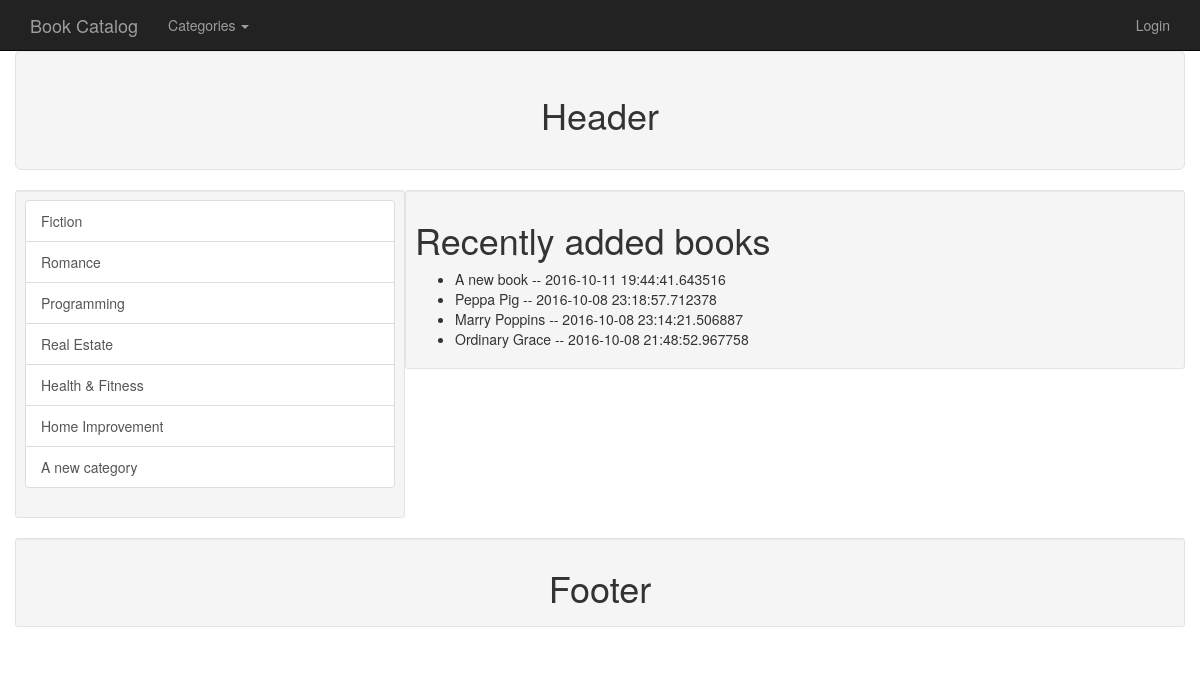
Before: /books with the older database file.
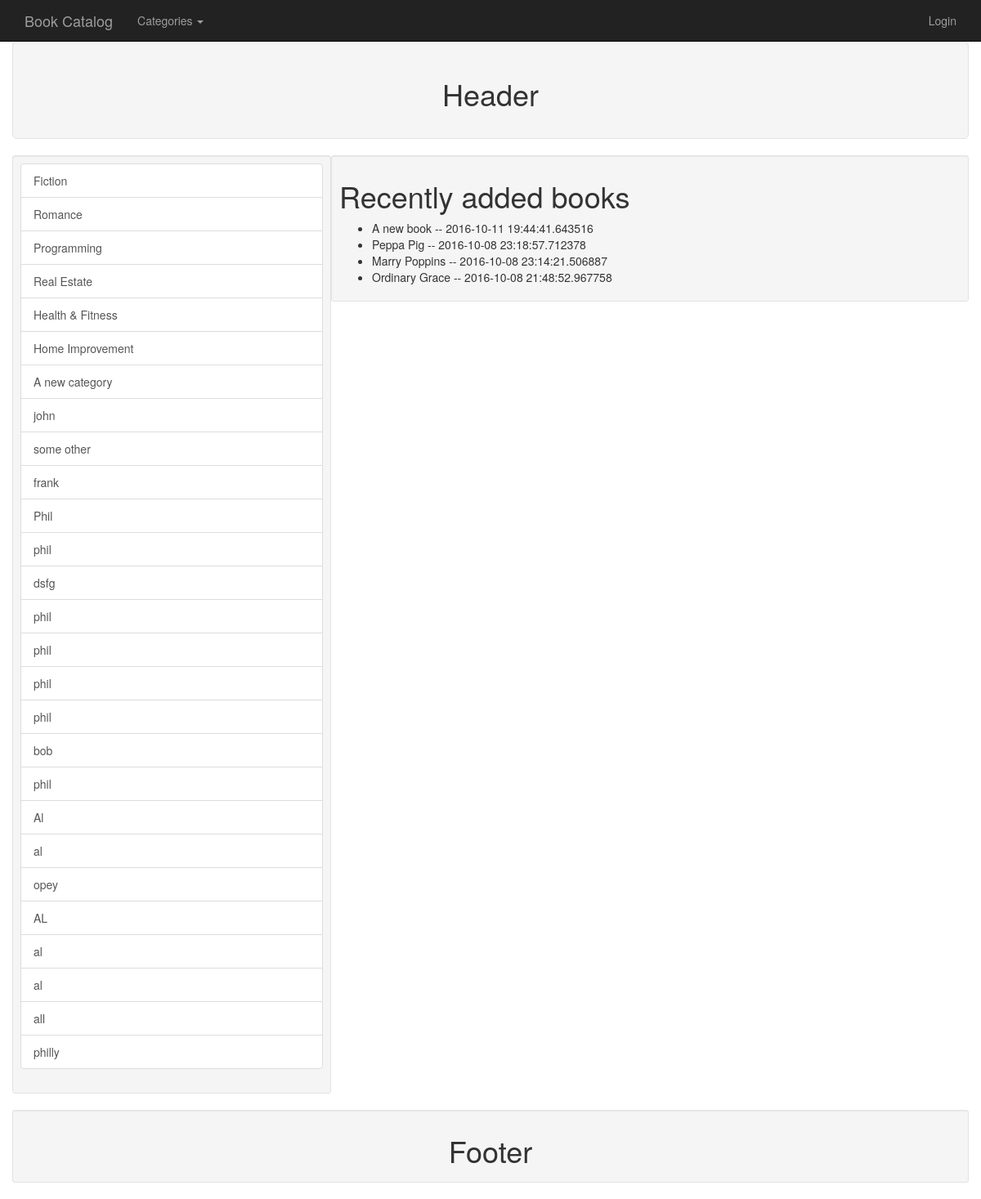
After: the same page with the newer database file.
### db_setup.py (models this page shows)
class Category(Base):
    __tablename__ = 'category'
    id = Column(Integer, primary_key=True)
    name = Column(String(250), nullable=False)

class Book(Base):
    __tablename__ = 'book'
    id = Column(Integer, primary_key = True)
    created = Column(DateTime, default=datetime.utcnow)
    name =Column(String(80), nullable = False)
    author = Column(String(80))
    description = Column(String(250))
    price = Column(String(8))
    image = Column(String(250))
    category_id = Column(Integer,ForeignKey('category.id'))
    category = relationship(Category)
    user_id = Column(Integer, ForeignKey('user.id'))
    user = relationship(User)

### app.py (the view)
@app.route('/')
@app.route('/books')
def showBooksFront():
    categories = db_controller.get_categories()
    books = db_controller.get_recent_books(5)
    return render_template('front.html', categories = categories,
                            recent_books = books)

### db_controller.py (called while the page is built)
def get_categories():
	categories = session.query(Category).all()
	return categories

def get_recent_books(num):
	books = session.query(Book).order_by(desc(Book.created)).limit(num)
	return books

### templates/front.html (shortened to what this page needs)
{% extends 'base.html' %}
{% block content %}
{% include 'navBar.html' %}
{% include 'header.html' %}
<div class="row">
    <div class="left-side-bar">
        <div class="well well-sm col-md-4">
            {% include 'categoryList.html' %}
        </div>
    </div>
    <div class="main-content">
        <div class="well well-sm col-md-8">
            <h1>Recently added books</h1>
            {% if recent_books %}
                <ul>
                {% for book in recent_books %}
                    <li>{{ book.name }}  --  {{ book.created }}</li>
                {% endfor %}
                </ul>
            {% endif %}
        </div>
    </div>
</div>
{% include 'footer.html' %}
{% endblock %}

### templates/base.html (shortened to what this page needs)
<!DOCTYPE html>
<html lang="en">
<head>
    <link rel="stylesheet" href="https://maxcdn.bootstrapcdn.com/bootstrap/3.3.7/css/bootstrap.min.css">
    <link rel="stylesheet" href="{{ url_for('static', filename='styles.css') }}">
</head>
<body>
    <div class="container">
    {% block content %}{% endblock %}
    </div>
</body>
</html>

### templates/navBar.html (shortened to what this page needs)
<nav class="navbar navbar-inverse navbar-fixed-top">
    <div class="container">
        <div class="navbar-header">
            <a class="navbar-brand" href="{{ url_for('showBooksFront') }}">Book Catalog</a>
        </div>
        <div id="navbar" class="navbar-collapse collapse">
            <ul class="nav navbar-nav">
                <li class="dropdown">
                    <a href="#" class="dropdown-toggle" data-toggle="dropdown" role="button" aria-haspopup="true" aria-expanded="false">Categories <span class="caret"></span></a>
                </li>
            </ul>
            <ul class="nav navbar-nav navbar-right">
                {% if session.username %}
                    <li><a href="#">Welcome {{ session.username }}</a></li>
                    <li><a href="/disconnect">Logout</a></li>
                {% else %}
                    <li><a href="{{ url_for('showLogin') }}">Login</a></li>
                {% endif %}
            </ul>
        </div>
    </div>
</nav>

### templates/header.html (shortened to what this page needs)
<div class="row">
    <div class="well well-lg col-md-12">
        <h1 class="text-center">Header</h1>
    </div>
</div>

### templates/categoryList.html
<div class="list-group">
    {% for category in categories %}
  <a href="{{ url_for('showBookCategory', book_cat_id = category.id) }}" class="list-group-item">{{ category.name }}</a>
    {% endfor %}
</div>

### templates/footer.html
<div class="row">
    <div class="well well-sm col-md-12">
        <h1 class="text-center">Footer</h1>
    </div>
</div>

### static/styles.css (style rules this page uses)
body { margin-top: 50px; }

Changed rows visible on the page:
added Category: name "john"
added Category: name "some other"
added Category: name "frank"
added Category: name "Phil"
added Category: name "phil"
added Category: name "dsfg"
added Category: name "phil"
added Category: name "phil"
added Category: name "phil"
added Category: name "phil"
added Category: name "bob"
added Category: name "phil"
added Category: name "Al"
added Category: name "al"
added Category: name "opey"
added Category: name "AL"
added Category: name "al"
added Category: name "al"
added Category: name "all"
added Category: name "philly"
